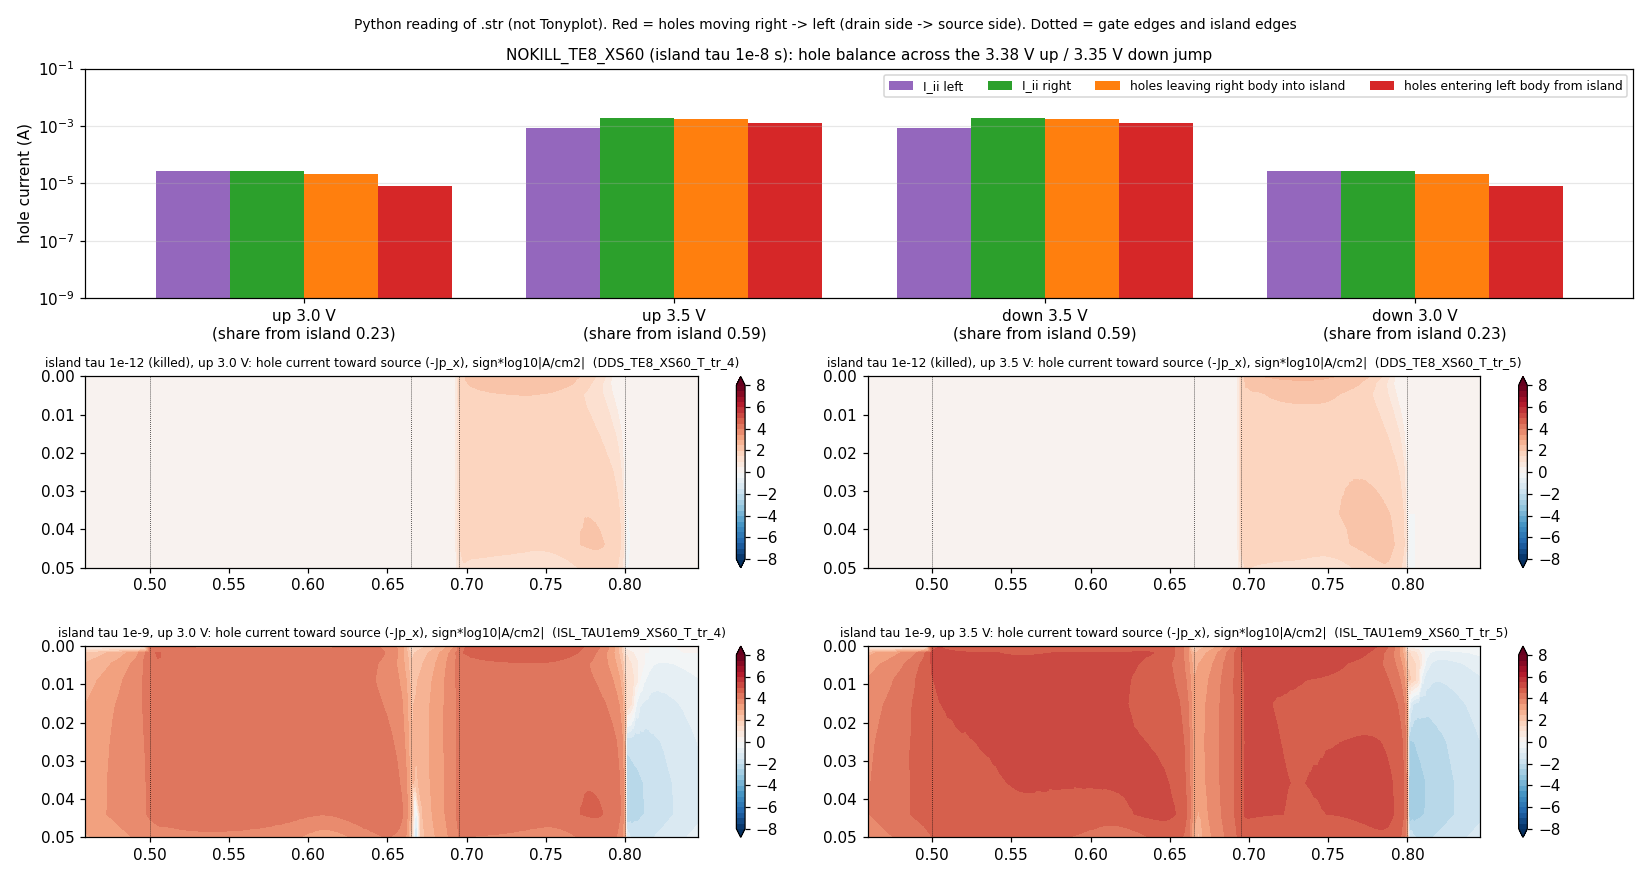

Write the Python code that produced this figure.
#!/usr/bin/env python3
"""Third jump of NOKILL_TE8_XS60 (3.38 V up / 3.35 V down): is it a body -> island -> body hole loop?

Hole balance of each body from the .str snapshots around the jump (up 3.0 / 3.5 V, down 3.5 / 3.0 V):
  I_ii      : impact-ionization hole generation in that half (code 105), A
  R_body    : recombination in that p body (code 118), A
  I_p(x)    : hole current through a vertical cut of the Si film = W * integral(Jp_x dy) (code 221, A/cm^2; < 0 = right -> left)
              cuts: left island edge (into left body), island centre, right island edge (out of right body)
  share     : holes entering the left body from the island / (that + left I_ii)
Same for the killed island (DDS_TE8_XS60) and the island-lifetime sweep where snapshots exist.
Python reading of .str (codes: 105 G_ii, 118 U, 221 Jp_x, 107 p). Output: third_loop.dat, third_loop.png"""
import os, sys, numpy as np, matplotlib
matplotlib.use('Agg'); import matplotlib.pyplot as plt, matplotlib.tri as mtri
H = os.path.dirname(os.path.abspath(__file__)); R = os.path.join(H, '..')
sys.path.insert(0, os.path.join(R, '1007_ddsplit')); sys.path.insert(0, os.path.join(R, 'tools'))
from mech2_ddsplit import read_full
Q, W, TSI = 1.602e-19, 0.5e-4, 0.05
XIL, XIR = 0.665, 0.695; XC = 0.5 * (XIL + XIR)
SNAP = [(4, 'up 3.0'), (5, 'up 3.5'), (11, 'down 3.5'), (12, 'down 3.0')]
RUNS = [('1e-12 (killed)', os.path.join(R, '1007_ddsplit', 'DDS_TE8_XS60')),
        ('1e-11', os.path.join(H, 'ISL_TAU1em11_XS60')),
        ('1e-10', os.path.join(H, 'ISL_TAU1em10_XS60')),
        ('1e-9', os.path.join(H, 'ISL_TAU1em9_XS60')),
        ('3e-9', os.path.join(H, 'ISL_TAU3em9_XS60')),
        ('1e-8 (not killed)', os.path.join(R, '1010_sink', 'NOKILL_TE8_XS60'))]


def cut_current(nodes, ix, x0, code='221'):
    """W * integral over the Si film of J(code) at x = x0 (A); linear interpolation on the node triangulation"""
    m = (nodes[:, 1] <= TSI + 1e-4) & (np.abs(nodes[:, 0] - x0) < 0.02)
    nd = nodes[m]; tri = mtri.Triangulation(nd[:, 0], nd[:, 1])
    f = mtri.LinearTriInterpolator(tri, nd[:, 2 + ix[code]])
    y = np.linspace(1e-4, TSI - 1e-4, 200); j = np.ma.filled(f(np.full_like(y, x0), y), np.nan)
    return W * np.trapz(np.nan_to_num(j), y * 1e-4)


def balance(fn):
    cen, area, f, nodes, ix = read_full(fn)
    x, y = cen[:, 0], cen[:, 1]; film = y <= TSI + 5e-4
    G, U = f('105'), f('118')
    s = lambda m, z: Q * W * np.sum(z[m] * area[m])
    return dict(IiiL=s(film & (x < XC), G), IiiR=s(film & (x > XC), G),
                RbL=s(film & (x > 0.5) & (x < XIL), U), RbR=s(film & (x > XIR) & (x < 0.8), U), Risl=s(film & (x > XIL) & (x < XIR), U),
                IpL=cut_current(nodes, ix, XIL + 0.001), IpC=cut_current(nodes, ix, XC), IpR=cut_current(nodes, ix, XIR - 0.001))


rows = []
for lab, base in RUNS:
    for k, st in SNAP:
        fn = f'{base}_T_tr_{k}'
        if not os.path.exists(fn): continue
        b = balance(fn); inL = -b['IpL']
        rows.append((lab, st, b['IiiL'], b['IiiR'], b['RbL'], b['RbR'], b['Risl'], -b['IpR'], -b['IpC'], inL, inL / max(inL + b['IiiL'], 1e-30)))
hdr = ('# island tau | snapshot | I_ii left | I_ii right | R left body | R right body | R island | '
       'holes right body->island | at island centre | island->left body | share of left-body hole supply from island   (A, third_loop.py)')
with open(os.path.join(H, 'third_loop.dat'), 'w') as fo:
    fo.write(hdr + '\n')
    for r in rows: fo.write('%-18s %-9s ' % r[:2] + ' '.join('%10.3e' % z for z in r[2:-1]) + '  %.3f\n' % r[-1])
print(open(os.path.join(H, 'third_loop.dat')).read())

# figure: hole balance bars for NOKILL around the jump + Jp_x maps up 3.0 / 3.5 V for killed vs not killed
fig = plt.figure(figsize=(15, 8)); gs = fig.add_gridspec(3, 2, height_ratios=[1.2, 1, 1])
a = fig.add_subplot(gs[0, :])
nk = [r for r in rows if r[0].startswith('1e-8')]; xs = np.arange(len(nk)); wd = 0.2
for i, (j, lb, c) in enumerate([(2, 'I_ii left', 'tab:purple'), (3, 'I_ii right', 'tab:green'), (7, 'holes leaving right body into island', 'tab:orange'), (9, 'holes entering left body from island', 'tab:red')]):
    a.bar(xs + (i - 1.5) * wd, [max(r[j], 1e-30) for r in nk], wd, color=c, label=lb)
a.set_yscale('log'); a.set_ylim(1e-9, 1e-1); a.set_xticks(xs); a.set_xticklabels([f'{r[1]} V\n(share from island {r[-1]:.2f})' for r in nk])
a.set_ylabel('hole current (A)'); a.legend(fontsize=8, ncol=4); a.grid(alpha=.3, axis='y')
a.set_title('NOKILL_TE8_XS60 (island tau 1e-8 s): hole balance across the 3.38 V up / 3.35 V down jump', fontsize=10)
for r_, (lab, base) in enumerate([RUNS[0], RUNS[3]]):
    for c_, (k, st) in enumerate(SNAP[:2]):
        ax = fig.add_subplot(gs[1 + r_, c_]); cen, area, f, nodes, ix = read_full(f'{base}_T_tr_{k}')
        m = (nodes[:, 1] <= TSI + 1e-4) & (nodes[:, 0] > 0.45) & (nodes[:, 0] < 0.85); nd = nodes[m]
        z = -nd[:, 2 + ix['221']]; z = np.sign(z) * np.log10(np.maximum(np.abs(z), 1))
        cs = ax.tricontourf(mtri.Triangulation(nd[:, 0], nd[:, 1]), z, levels=np.linspace(-8, 8, 33), cmap='RdBu_r', extend='both'); fig.colorbar(cs, ax=ax)
        for xv in (0.5, XIL, XIR, 0.8): ax.axvline(xv, color='k', lw=.5, ls=':')
        ax.set_ylim(0.05, 0); ax.set_title(f'island tau {lab}, {st} V: hole current toward source (-Jp_x), sign*log10|A/cm2|  ({os.path.basename(base)}_T_tr_{k})', fontsize=8)
fig.suptitle('Python reading of .str (not Tonyplot). Red = holes moving right -> left (drain side -> source side). Dotted = gate edges and island edges', fontsize=9)
fig.tight_layout(); fig.savefig(os.path.join(H, 'third_loop.png'), dpi=110)
